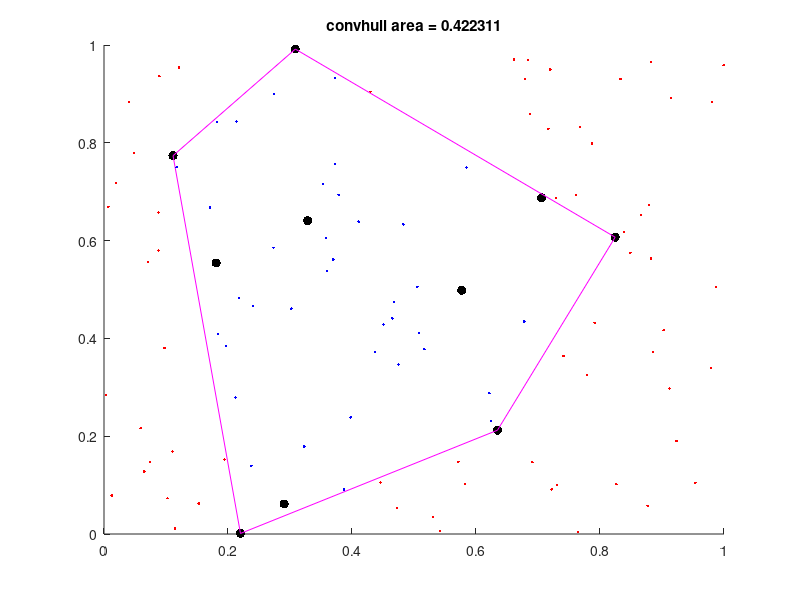

This figure's MATLAB source: (Note: this script raises an error after producing the figure.)
clear all
close all

x = rand(10, 1);
y = rand(10, 1);

[k, A] = convhull(x, y);
x_hull = x(k);
y_hull = y(k);

x_r = rand(100, 1);
y_r = rand(100, 1);

in = inpolygon(x_r, y_r, x_hull, y_hull);

figure();
hold on
plot(x, y, 'k.', 'MarkerSize', 20); % original points
plot(x_hull, y_hull, 'm-');         % convex hull
plot(x_r(in),  y_r(in),  'b.');     % inside points
plot(x_r(~in), y_r(~in), 'r.');     % outside points
title(sprintf('convhull area = %f', A));
hold off

shp = alphaShape(x, y, 'HoleThreshold', 1);
a1 = criticalAlpha(shp, 'one-region');
shp.Alpha = a1;

[k, v] = boundaryFacets(shp);
k = [k(:, 1); k(1, 1)];
x_hull = v(k, 1);
y_hull = v(k, 2);
in = inShape(shp, x_r, y_r);
A = area(shp);

figure();
hold on
plot(shp);
plot(x_hull, y_hull, 'm-', 'LineWidth', 2);
plot(x, y, 'k.', 'MarkerSize', 20); % original points
plot(x_r(in),  y_r(in),  'b.');     % inside points
plot(x_r(~in), y_r(~in), 'r.');     % outside points
title(sprintf('alphaShape area = %f', A));
hold off

% s = 0   convex hull
% s = 1   alpha shape
s = 0.5;
k = boundary(x, y, s);
x_hull = x(k);
y_hull = y(k);
in = inpolygon(x_r, y_r, x_hull, y_hull);
A = polyarea(x_hull, y_hull);

figure();
hold on
plot(x_hull, y_hull, 'm-');
plot(x, y, 'k.', 'MarkerSize', 20); % original points
plot(x_r(in),  y_r(in),  'b.');     % inside points
plot(x_r(~in), y_r(~in), 'r.');     % outside points
title(sprintf('boundary area = %f', A));
hold off
